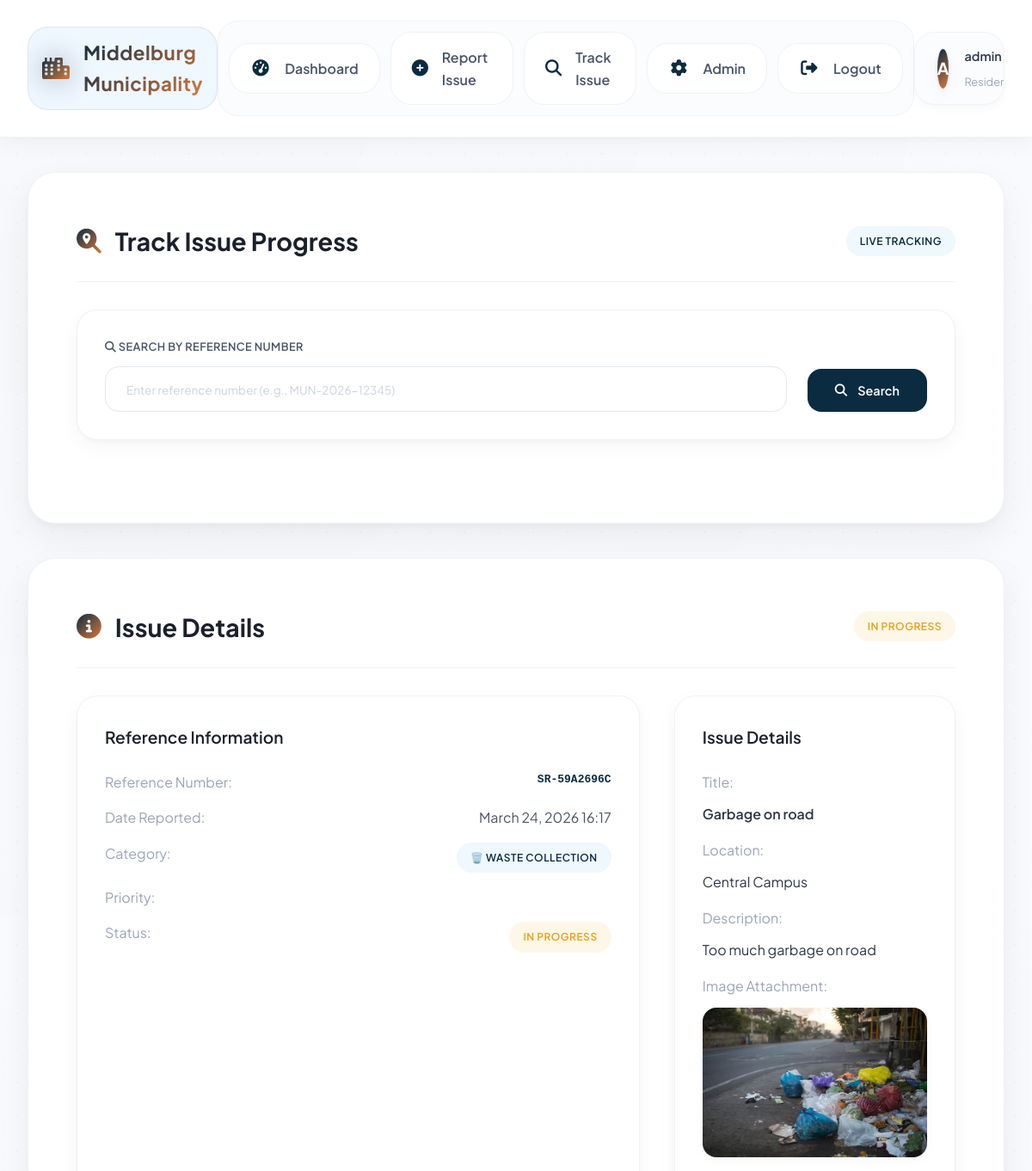
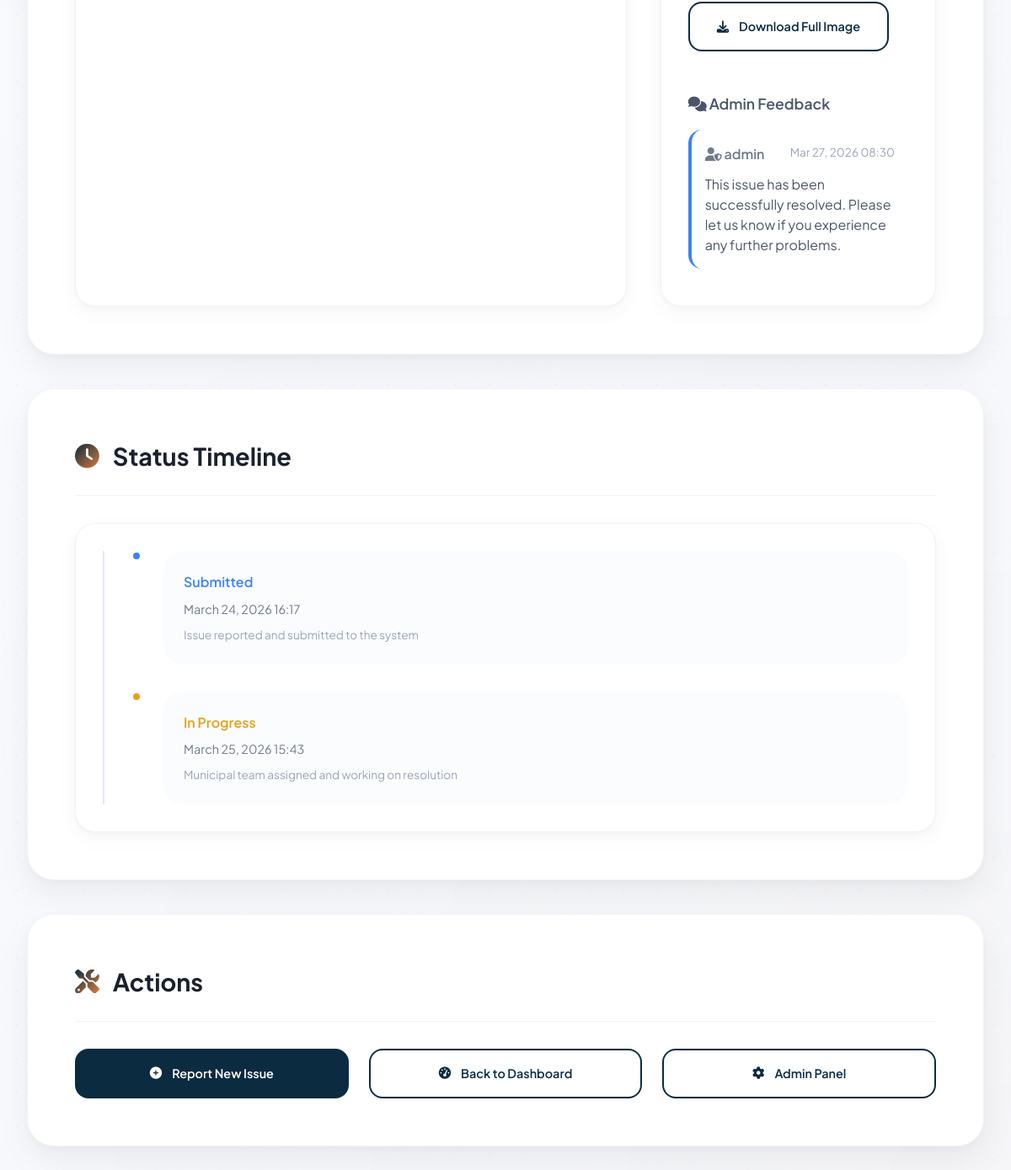
Screenshot of /track/SR-59A2696C/ (signed in) with the database file from the repository (2 pictures, top to bottom).
### issues/models.py (models this page shows, shortened)
class Issue(models.Model):
    STATUS_CHOICES = [
        ('submitted', 'Submitted'),
        ('in_progress', 'In Progress'),
        ('resolved', 'Resolved'),
    ]
    CATEGORY_CHOICES = [
        ('water', '💧 Water Leak'),
        ('pothole', '🕳️ Pothole'),
        ('electricity', '⚡ Electricity Fault'),
        ('waste', '🗑️ Waste Collection'),
        ('other', '📌 Other'),
    ]
    user = models.ForeignKey(User, on_delete=models.CASCADE)
    title = models.CharField(max_length=200)
    category = models.CharField(max_length=20, choices=CATEGORY_CHOICES)
    description = models.TextField()
    location = models.CharField(max_length=300)
    image = models.ImageField(upload_to='issues/', blank=True, null=True)
    reference_number = models.CharField(max_length=20, unique=True, blank=True)
    status = models.CharField(max_length=20, choices=STATUS_CHOICES, default='submitted')
    admin_notes = models.TextField(blank=True, null=True)
    created_at = models.DateTimeField(auto_now_add=True)
    updated_at = models.DateTimeField(auto_now=True)

class Feedback(models.Model):
    issue = models.ForeignKey(Issue, on_delete=models.CASCADE, related_name='feedback')
    admin = models.ForeignKey(User, on_delete=models.CASCADE, related_name='admin_feedback')
    message = models.TextField()
    created_at = models.DateTimeField(auto_now_add=True)
    class Meta:
        ordering = ['-created_at']

### issues/views.py (the view)
# urls.py: path('track/<str:reference_number>/', views.track_issue_detail, name='track_issue_detail'),  # Detail view with reference number
@login_required
def track_issue_detail(request, reference_number):
    try:
        issue = get_object_or_404(Issue, reference_number=reference_number, user=request.user)
    except:
        issue = get_object_or_404(Issue, reference_number=reference_number)
    status_steps = ['submitted', 'in_progress', 'resolved']
    current_index = status_steps.index(issue.status)
    feedback_list = issue.feedback.all()
    context = {
        'issue': issue,
        'status_steps': status_steps,
        'current_index': current_index,
        'feedback_list': feedback_list,
    }
    return render(request, 'issues/track_issue.html', context)

### issues/templates/issues/track_issue.html (shortened to what this page needs)
{% extends 'issues/base_premium_new.html' %}
{% block content %}
<div class="content-section" data-aos="fade-up">
    <div class="section-header">
        <h1 class="section-title">
            <i class="fas fa-search-location"></i>
            Track Issue Progress
        </h1>
        <div class="section-actions">
            <span class="badge badge-info">Live Tracking</span>
        </div>
    </div>
    <form method="get" class="card" style="margin-bottom: var(--space-2xl);">
        <div style="display: grid; grid-template-columns: 1fr auto; gap: var(--space-lg); align-items: end;">
            <div>
                <label for="ref_search" class="form-label">
                    <i class="fas fa-search"></i>
                    Search by Reference Number
                </label>
                <input type="text"
                       id="ref_search"
                       name="ref"
                       class="form-control"
                       placeholder="Enter reference number (e.g., MUN-2026-12345)"
                       value="{{ request.GET.ref|default:'' }}">
            </div>
            <button type="submit" class="btn btn-primary">
                <i class="fas fa-search"></i>
                Search
            </button>
        </div>
    </form>
</div>
{% if issue %}
<div class="content-section" data-aos="fade-up" data-aos-delay="100">
    <div class="section-header">
        <h2 class="section-title">
            <i class="fas fa-info-circle"></i>
            Issue Details
        </h2>
        <div class="section-actions">
            <span class="badge
                {% if issue.status == 'submitted' %}badge-info{% elif issue.status == 'in_progress' %}badge-warning{% elif issue.status == 'resolved' %}badge-success{% else %}badge-danger{% endif %}">
                {{ issue.get_status_display }}
            </span>
        </div>
    </div>
    <div style="display: grid; grid-template-columns: 2fr 1fr; gap: var(--space-2xl);">
        <div class="card">
            <div class="card-header">
                <h3 class="card-title">Reference Information</h3>
            </div>
            <div class="card-content">
                <div style="display: grid; gap: var(--space-md);">
                    <div style="display: flex; justify-content: space-between;">
                        <span style="color: var(--gray-500);">Reference Number:</span>
                        <span style="font-family: monospace; font-weight: 600; color: var(--primary);">{{ issue.reference_number }}</span>
                    </div>
                    <div style="display: flex; justify-content: space-between;">
                        <span style="color: var(--gray-500);">Date Reported:</span>
                        <span style="color: var(--gray-700);">{{ issue.created_at|date:"F d, Y H:i" }}</span>
                    </div>
                    <div style="display: flex; justify-content: space-between;">
                        <span style="color: var(--gray-500);">Category:</span>
                        <span class="badge badge-info">{{ issue.get_category_display }}</span>
                    </div>
                    <div style="display: flex; justify-content: space-between;">
                        <span style="color: var(--gray-500);">Priority:</span>
                        <span class="badge
                            {% if issue.priority == 'low' %}badge-success{% elif issue.priority == 'medium' %}badge-warning{% elif issue.priority == 'high' %}badge-danger{% endif %}">
                        </span>
                    </div>
                    <div style="display: flex; justify-content: space-between;">
                        <span style="color: var(--gray-500);">Status:</span>
                        <span class="badge
                            {% if issue.status == 'submitted' %}badge-info{% elif issue.status == 'in_progress' %}badge-warning{% elif issue.status == 'resolved' %}badge-success{% else %}badge-danger{% endif %}">
                            {{ issue.get_status_display }}
                        </span>
                    </div>
                </div>
            </div>
        </div>
        <div class="card">
            <div class="card-header">
                <h3 class="card-title">Issue Details</h3>
            </div>
            <div class="card-content">
                <div style="display: grid; gap: var(--space-md);">
                    <div>
                        <div style="color: var(--gray-500); margin-bottom: var(--space-sm);">Title:</div>
                        <div style="color: var(--gray-800); font-weight: 600;">{{ issue.title }}</div>
                    </div>
                    <div>
                        <div style="color: var(--gray-500); margin-bottom: var(--space-sm);">Location:</div>
                        <div style="color: var(--gray-800);">{{ issue.location }}</div>
                    </div>
                    <div>
                        <div style="color: var(--gray-500); margin-bottom: var(--space-sm);">Description:</div>
                        <div style="color: var(--gray-800); line-height: 1.6;">{{ issue.description|linebreaksbr }}</div>
                    </div>
                    {% if issue.image %}
                    <div>
                        <div style="color: var(--gray-500); margin-bottom: var(--space-sm);">Image Attachment:</div>
                        <div style="margin-bottom: var(--space-sm);">
                            <img src="{{ issue.image.url }}" alt="Issue Image" style="max-width: 100%; max-height: 300px; border-radius: var(--radius-md); box-shadow: var(--shadow-sm);">
                        </div>
                        <a href="{{ issue.image.url }}" target="_blank" class="btn btn-secondary" style="display: inline-flex; align-items: center; gap: var(--space-sm);">
                            <i class="fas fa-download"></i>
                            Download Full Image
                        </a>
                    </div>
                    {% endif %}
                    {% if feedback_list %}
                    <div style="margin-top: var(--space-xl);">
                        <div style="color: var(--gray-700); font-weight: 600; margin-bottom: var(--space-md); font-size: 1.1rem;">
                            <i class="fas fa-comments"></i> Admin Feedback
                        </div>
                        {% for feedback in feedback_list %}
                        <div style="background: var(--info-light); border-left: 4px solid var(--info); padding: var(--space-md); margin-bottom: var(--space-sm); border-radius: var(--radius-md);">
                            <div style="display: flex; justify-content: space-between; align-items: flex-start; margin-bottom: var(--space-sm);">
                                <div style="font-weight: 600; color: var(--dark);">
                                    <i class="fas fa-user-shield"></i> {{ feedback.admin.get_full_name|default:feedback.admin.username }}
                                </div>
                                <div style="font-size: 0.85rem; color: var(--gray-500);">
                                    {{ feedback.created_at|date:"M d, Y H:i" }}
                                </div>
                            </div>
                            <div style="color: var(--gray-700); line-height: 1.5;">
                                {{ feedback.message|linebreaksbr }}
                            </div>
                        </div>
                        {% endfor %}
                    </div>
                    {% endif %}
                </div>
            </div>
        </div>
    </div>
</div>
<div class="content-section" data-aos="fade-up" data-aos-delay="200">
    <div class="section-header">
        <h2 class="section-title">
            <i class="fas fa-clock"></i>
            Status Timeline
        </h2>
    </div>
    <div class="card">
        <div class="card-content">
            <div style="position: relative; padding-left: var(--space-2xl);">
                <div style="position: absolute; left: 0; top: 0; bottom: 0; width: 2px; background: var(--gray-300);"></div>
                <div style="display: flex; flex-direction: column; gap: var(--space-xl);">
                    <div class="timeline-item" style="position: relative;">
                        <div style="position: absolute; left: -6px; top: 0; width: 12px; height: 12px; background: var(--info); border-radius: 50%; border: 2px solid var(--white);"></div>
                        <div style="margin-left: var(--space-xl); padding: var(--space-lg); background: var(--gray-50); border-radius: var(--radius-lg);">
                            <div style="font-weight: 600; color: var(--info); margin-bottom: var(--space-xs);">Submitted</div>
                            <div style="color: var(--gray-600); font-size: 0.9rem;">{{ issue.created_at|date:"F d, Y H:i" }}</div>
                            <div style="color: var(--gray-500); font-size: 0.85rem; margin-top: var(--space-xs);">
                                Issue reported and submitted to the system
                            </div>
                        </div>
                    </div>
                    {% if issue.status == 'in_progress' or issue.status == 'resolved' %}
                    <div class="timeline-item" style="position: relative;">
                        <div style="position: absolute; left: -6px; top: 0; width: 12px; height: 12px; background: var(--warning); border-radius: 50%; border: 2px solid var(--white);"></div>
                        <div style="margin-left: var(--space-xl); padding: var(--space-lg); background: var(--gray-50); border-radius: var(--radius-lg);">
                            <div style="font-weight: 600; color: var(--warning); margin-bottom: var(--space-xs);">In Progress</div>
                            <div style="color: var(--gray-600); font-size: 0.9rem;">{{ issue.updated_at|date:"F d, Y H:i" }}</div>
                            <div style="color: var(--gray-500); font-size: 0.85rem; margin-top: var(--space-xs);">
                                Municipal team assigned and working on resolution
                            </div>
                        </div>
                    </div>
                    {% endif %}
                </div>
            </div>
        </div>
    </div>
</div>
<div class="content-section" data-aos="fade-up" data-aos-delay="300">
    <div class="section-header">
        <h2 class="section-title">
            <i class="fas fa-tools"></i>
            Actions
        </h2>
    </div>
    <div style="display: grid; grid-template-columns: repeat(auto-fit, minmax(200px, 1fr)); gap: var(--space-lg);">
        <a href="{% url 'report_issue' %}" class="btn btn-primary">
            <i class="fas fa-plus-circle"></i>
            Report New Issue
        </a>
        <a href="{% url 'dashboard' %}" class="btn btn-secondary">
            <i class="fas fa-tachometer-alt"></i>
            Back to Dashboard
        </a>
        {% if user.is_staff %}
        <a href="{% url 'admin_dashboard' %}" class="btn btn-secondary">
            <i class="fas fa-cog"></i>
            Admin Panel
        </a>
        {% endif %}
    </div>
</div>
{% endif %}
{% endblock %}

### issues/templates/issues/base_premium_new.html (shortened to what this page needs)
<!DOCTYPE html>
<html lang="en">
<head>
    <link rel="stylesheet" href="https://cdnjs.cloudflare.com/ajax/libs/font-awesome/6.5.1/css/all.min.css">
    <link href="https://unpkg.com/aos@2.3.1/dist/aos.css" rel="stylesheet">
</head>
<body>
    <header class="header">
        <div class="header-container">
            <div class="header-left">
                <a href="{% url 'home' %}" class="logo">
                    <i class="fas fa-city"></i>
                    <span class="logo-text">Middelburg Municipality</span>
                </a>
            </div>
            <nav class="main-nav">
                <ul class="nav-menu">
                    {% if user.is_authenticated %}
                        <li class="nav-item">
                            <a href="{% url 'dashboard' %}" class="nav-link">
                                <i class="nav-icon fas fa-tachometer-alt"></i>
                                <span>Dashboard</span>
                            </a>
                        </li>
                        <li class="nav-item">
                            <a href="{% url 'report_issue' %}" class="nav-link">
                                <i class="nav-icon fas fa-plus-circle"></i>
                                <span>Report Issue</span>
                            </a>
                        </li>
                        <li class="nav-item">
                            <a href="{% url 'track_issue' %}" class="nav-link">
                                <i class="nav-icon fas fa-search"></i>
                                <span>Track Issue</span>
                            </a>
                        </li>
                        {% if user.is_staff %}
                            <li class="nav-item">
                                <a href="{% url 'admin_dashboard' %}" class="nav-link">
                                    <i class="nav-icon fas fa-cog"></i>
                                    <span>Admin</span>
                                </a>
                            </li>
                        {% endif %}
                        <li class="nav-item">
                            <a href="{% url 'logout' %}" class="nav-link">
                                <i class="nav-icon fas fa-sign-out-alt"></i>
                                <span>Logout</span>
                            </a>
                        </li>
                    {% endif %}
                </ul>
            </nav>
            {% if user.is_authenticated %}
                <div class="user-info">
                    <div class="user-avatar">{{ user.username|first|upper }}</div>
                    <div class="user-details">
                        <span class="user-name">{{ user.get_full_name|default:user.username }}</span>
                        <span class="user-role">{{ user.get_role_display|default:"Resident" }}</span>
                    </div>
                </div>
            {% endif %}
        </div>
    </header>
    <main class="main-container">
        {% block content %}{% endblock %}
    </main>
</body>
</html>

### rows the page displays
Issue: status "IN PROGRESS", reference_number "SR-59A2696C", created_at "March 24, 2026 16:17", category "🗑️ WASTE COLLECTION", title "Garbage on road", location "Central Campus", description "Too much garbage on road", image (picture), updated_at "March 25, 2026 15:43"
Feedback: admin.get_full_name "admin", created_at "Mar 27, 2026 08:30", message "This issue has been successfully resolved. Please let us know if you experience any further problems."

### other values shown
{{ user.username|first|upper }} "A"
{{ user.get_full_name|default:user.username }} "admin"
